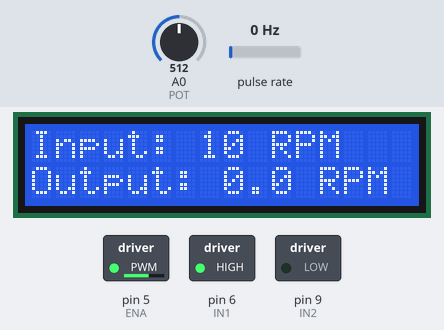
This sketch was run on a simulated Arduino Uno, built with avr-gcc and run on an emulated ATmega328P. Parts: 16×2 character LCD, switched loads named in the sketch (green lamp = pin HIGH). Wiring (inferred from the names in the program): pulse sensor: data pin 3. The inputs (shaded band) are chosen by the test bench; at power-on: A0 (POT) = 512, pulse rate 0 Hz.

Above: at 1.2 s.
1.3 s: A0 (POT) set to 716
At 2.5 s:
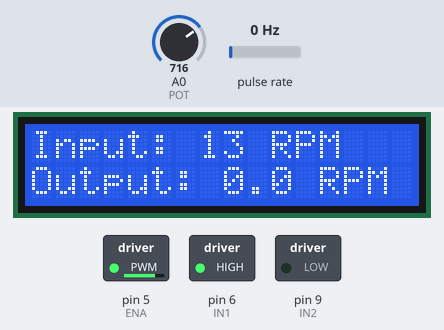
2.8 s: A0 (POT) set to 306
At 3.9 s:
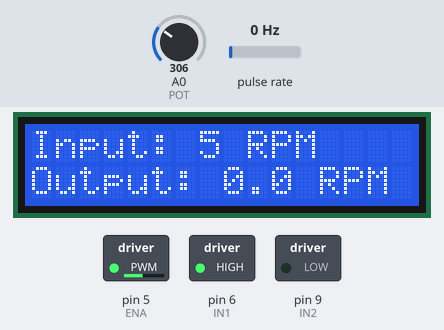
4.3 s: A0 (POT) set to 10
At 5.2 s:
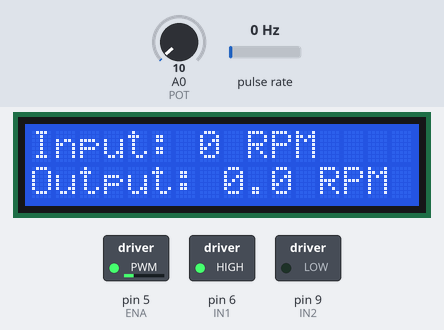
5.8 s: pulse rate (sensor on pin 3) set to 4 Hz
At 6.9 s:
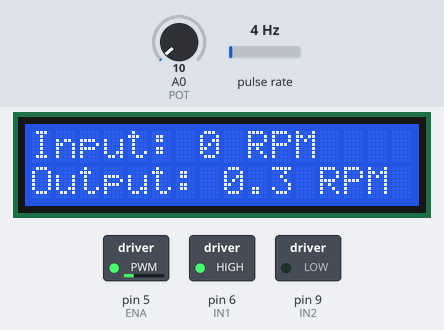
8.6 s: A0 (POT) set to 0
At 9.7 s:
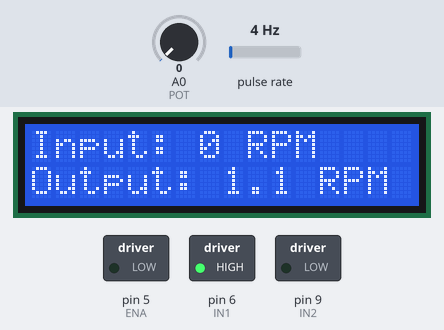
10.1 s: pulse rate (sensor on pin 3) set to 50 Hz
At 11.9 s:
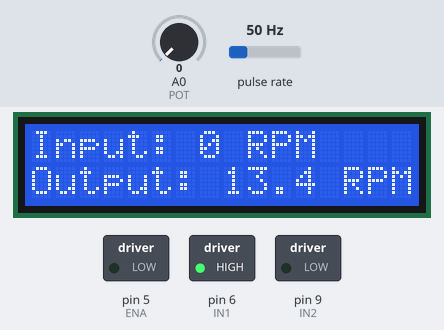
Timing chart, 0 to 13.4 s (numbered marks = the images above; inputs shaded):
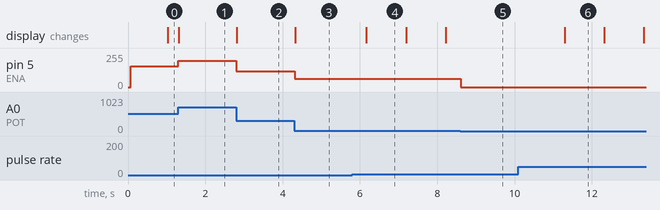

The sketch:

code.ino
```cpp
#include <Wire.h>
#include <LiquidCrystal_I2C.h>

#define IN1 6
#define IN2 9
#define ENA 5
#define encoderPin 3
#define POT A0

LiquidCrystal_I2C lcd(0x27, 16, 2);

volatile unsigned int pulseCount = 0;
unsigned long lastMeasurementTime = 0;
const int measurementInterval = 1000;  // 1 second
const float PPR = 440.33;  // After test

void setup() {
  pinMode(IN1, OUTPUT);
  pinMode(IN2, OUTPUT);
  pinMode(ENA, OUTPUT);
  pinMode(POT, INPUT);
  pinMode(encoderPin, INPUT_PULLUP);

  digitalWrite(IN1, HIGH);
  digitalWrite(IN2, LOW);

  attachInterrupt(digitalPinToInterrupt(encoderPin), countPulse, CHANGE);

  lcd.init();
  lcd.backlight();
  lcd.clear();
}

void loop() {
  // Motor Speed control
  int potValue = analogRead(POT);   // 0 - 1023
  int motorPWM;
  int inputRPM = map(potValue, 0, 1023, 0, 20); // Estimated Input RPM

  if (potValue == 0) {
    motorPWM = 0; // Motor off
  } else {
    motorPWM = map(potValue, 1, 1023, 60, 255); // Spins at 1 RPM or more
  }

  analogWrite(ENA, motorPWM);

  // Display estimated input RPM (first row)
  lcd.setCursor(0, 0);
  lcd.print("Input: ");
  lcd.print(inputRPM);
  lcd.print(" RPM   ");

  // Every 1 second, calculate actual output RPM
  if (millis() - lastMeasurementTime >= measurementInterval) {
    noInterrupts();
    unsigned int pulses = pulseCount;
    pulseCount = 0;
    interrupts();

    float rotations = pulses / PPR;
    float outputRPM = rotations * 60.0;  // per minute

    if (outputRPM > 20.0) {
      outputRPM = 20.0;
    }

    // Display on LCD (second row)
    lcd.setCursor(0, 1);
    lcd.print("Output: ");
    lcd.print(outputRPM, 1);
    lcd.print(" RPM  ");

    lastMeasurementTime = millis();
  }
}

void countPulse() {
  pulseCount++;
}
```

Measured:
- after the input at 1.3 s, pin 5 (ENA): 157/255 → 196/255 at once; the display: changes at once (image 1)
- after the input at 2.8 s, pin 5 (ENA): 196/255 → 118/255 at once; the display: changes at once (image 2)
- after the input at 4.3 s, pin 5 (ENA): 118/255 → 61/255 at once; the display: changes at once (image 3)
- after the input at 5.8 s, the display: changes after 0.37 s (image 4)
- after the input at 8.6 s, pin 5 (ENA): 61/255 → 0/255 at once
- after the input at 10.1 s, the display: changes after 1.2 s (image 6)
- what the display in image 4 shows lasts 1.0 s, from 6.2 s to 7.2 s
